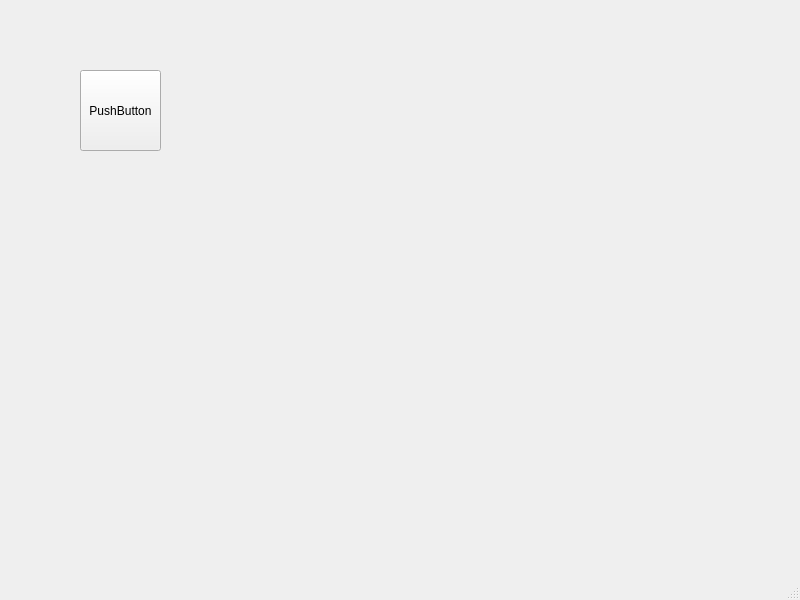
<?xml version="1.0" encoding="UTF-8"?>
<ui version="4.0">
 <class>MainWindow</class>
 <widget class="QMainWindow" name="MainWindow">
  <property name="geometry">
   <rect>
    <x>0</x>
    <y>0</y>
    <width>800</width>
    <height>600</height>
   </rect>
  </property>
  <property name="windowTitle">
   <string>MainWindow</string>
  </property>
  <widget class="QWidget" name="centralwidget">
   <widget class="QPushButton" name="pushButton">
    <property name="geometry">
     <rect>
      <x>80</x>
      <y>70</y>
      <width>81</width>
      <height>81</height>
     </rect>
    </property>
    <property name="text">
     <string>PushButton</string>
    </property>
   </widget>
  </widget>
  <widget class="QMenuBar" name="menubar">
   <property name="geometry">
    <rect>
     <x>0</x>
     <y>0</y>
     <width>800</width>
     <height>21</height>
    </rect>
   </property>
  </widget>
  <widget class="QStatusBar" name="statusbar"/>
 </widget>
 <resources/>
 <connections/>
</ui>
